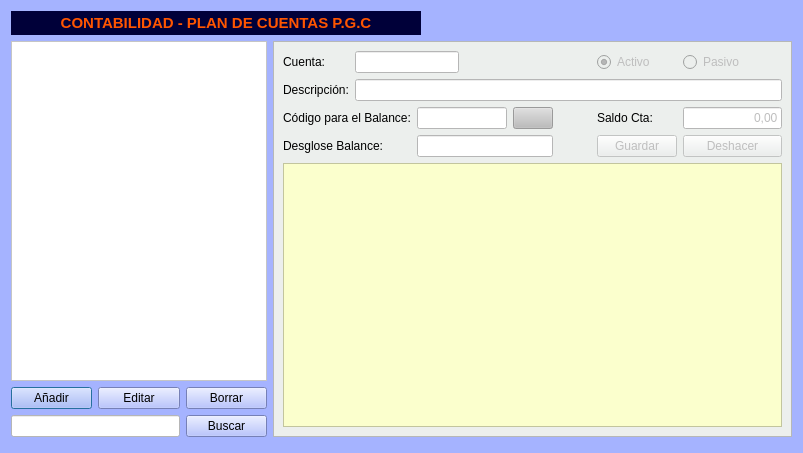
<?xml version="1.0" encoding="UTF-8"?>
<ui version="4.0">
 <class>frmCuadro_cuentas</class>
 <widget class="QDialog" name="frmCuadro_cuentas">
  <property name="geometry">
   <rect>
    <x>0</x>
    <y>0</y>
    <width>803</width>
    <height>453</height>
   </rect>
  </property>
  <property name="windowTitle">
   <string>Cuadro cuentas</string>
  </property>
  <property name="styleSheet">
   <string notr="true">background-color: rgb(165, 179, 255);</string>
  </property>
  <layout class="QGridLayout" name="gridLayout_3">
   <property name="bottomMargin">
    <number>16</number>
   </property>
   <item row="1" column="0">
    <layout class="QGridLayout" name="gridLayout">
     <item row="0" column="0" colspan="3">
      <widget class="QTableView" name="tabla_cuentas">
       <property name="styleSheet">
        <string notr="true">background-color: rgb(255, 255, 255);
alternate-background-color: rgb(255, 233, 219);</string>
       </property>
       <property name="alternatingRowColors">
        <bool>true</bool>
       </property>
       <property name="selectionMode">
        <enum>QAbstractItemView::SingleSelection</enum>
       </property>
       <property name="selectionBehavior">
        <enum>QAbstractItemView::SelectRows</enum>
       </property>
       <attribute name="horizontalHeaderStretchLastSection">
        <bool>true</bool>
       </attribute>
      </widget>
     </item>
     <item row="1" column="0">
      <widget class="QPushButton" name="btnAnadir">
       <property name="text">
        <string>Añadir</string>
       </property>
       <property name="icon">
        <iconset resource="../maya.qrc">
         <normaloff>:/Icons/PNG/add.png</normaloff>:/Icons/PNG/add.png</iconset>
       </property>
      </widget>
     </item>
     <item row="1" column="1">
      <widget class="QPushButton" name="btnEditar">
       <property name="text">
        <string>Editar</string>
       </property>
       <property name="icon">
        <iconset resource="../maya.qrc">
         <normaloff>:/Icons/PNG/edit.png</normaloff>:/Icons/PNG/edit.png</iconset>
       </property>
      </widget>
     </item>
     <item row="1" column="2">
      <widget class="QPushButton" name="btnBorrar">
       <property name="text">
        <string>Borrar</string>
       </property>
       <property name="icon">
        <iconset resource="../maya.qrc">
         <normaloff>:/Icons/PNG/borrar.png</normaloff>:/Icons/PNG/borrar.png</iconset>
       </property>
      </widget>
     </item>
     <item row="2" column="0" colspan="2">
      <widget class="QLineEdit" name="txtcuadro_buscar">
       <property name="styleSheet">
        <string notr="true">background-color: rgb(255, 255, 255);</string>
       </property>
      </widget>
     </item>
     <item row="2" column="2">
      <widget class="QPushButton" name="btnBuscar">
       <property name="text">
        <string>Buscar</string>
       </property>
       <property name="icon">
        <iconset resource="../maya.qrc">
         <normaloff>:/Icons/PNG/search.png</normaloff>:/Icons/PNG/search.png</iconset>
       </property>
      </widget>
     </item>
    </layout>
   </item>
   <item row="0" column="0" colspan="2">
    <widget class="QLabel" name="label_36">
     <property name="minimumSize">
      <size>
       <width>0</width>
       <height>24</height>
      </size>
     </property>
     <property name="maximumSize">
      <size>
       <width>410</width>
       <height>16777215</height>
      </size>
     </property>
     <property name="styleSheet">
      <string notr="true">background-color: rgb(0, 0, 57);</string>
     </property>
     <property name="text">
      <string>&lt;html&gt;&lt;head/&gt;&lt;body&gt;&lt;p&gt;&lt;span style=&quot; font-size:11pt; font-weight:600; color:#ff5500;&quot;&gt;CONTABILIDAD - PLAN DE CUENTAS P.G.C&lt;/span&gt;&lt;/p&gt;&lt;/body&gt;&lt;/html&gt;</string>
     </property>
     <property name="alignment">
      <set>Qt::AlignCenter</set>
     </property>
    </widget>
   </item>
   <item row="0" column="2">
    <widget class="Blinkink" name="blinkink">
     <property name="color" stdset="0">
      <color>
       <red>254</red>
       <green>139</green>
       <blue>38</blue>
      </color>
     </property>
     <property name="icon" stdset="0">
      <pixmap resource="../maya.qrc">:/Icons/PNG/avisos.png</pixmap>
     </property>
     <property name="topTex" stdset="0">
      <string>Hay campos pendientes de rellenar</string>
     </property>
     <property name="bottomTex" stdset="0">
      <string>¡Debe rellenar todos los campos antes de guardar!</string>
     </property>
    </widget>
   </item>
   <item row="1" column="1" colspan="2">
    <widget class="QFrame" name="frame">
     <property name="styleSheet">
      <string notr="true">background-color: #ecefed;</string>
     </property>
     <property name="frameShape">
      <enum>QFrame::StyledPanel</enum>
     </property>
     <property name="frameShadow">
      <enum>QFrame::Raised</enum>
     </property>
     <layout class="QGridLayout" name="gridLayout_2">
      <item row="0" column="1" colspan="2">
       <widget class="QLineEdit" name="txtcodigo_cuenta">
        <property name="enabled">
         <bool>false</bool>
        </property>
        <property name="styleSheet">
         <string notr="true">background-color: rgb(255, 255, 255);</string>
        </property>
       </widget>
      </item>
      <item row="3" column="0" colspan="2">
       <widget class="QLabel" name="label_3">
        <property name="text">
         <string>Código para el Balance:</string>
        </property>
       </widget>
      </item>
      <item row="3" column="2" colspan="2">
       <widget class="QLineEdit" name="txtcodigo_balance">
        <property name="enabled">
         <bool>false</bool>
        </property>
        <property name="maximumSize">
         <size>
          <width>120</width>
          <height>16777215</height>
         </size>
        </property>
        <property name="styleSheet">
         <string notr="true">background-color: rgb(255, 255, 255);</string>
        </property>
       </widget>
      </item>
      <item row="1" column="1" colspan="7">
       <widget class="QLineEdit" name="txtdescripcion_cuenta">
        <property name="enabled">
         <bool>false</bool>
        </property>
        <property name="styleSheet">
         <string notr="true">background-color: rgb(255, 255, 255);</string>
        </property>
       </widget>
      </item>
      <item row="0" column="0">
       <widget class="QLabel" name="label">
        <property name="text">
         <string>Cuenta:</string>
        </property>
       </widget>
      </item>
      <item row="1" column="0">
       <widget class="QLabel" name="label_2">
        <property name="text">
         <string>Descripción:</string>
        </property>
       </widget>
      </item>
      <item row="3" column="5">
       <spacer name="horizontalSpacer_2">
        <property name="orientation">
         <enum>Qt::Horizontal</enum>
        </property>
        <property name="sizeHint" stdset="0">
         <size>
          <width>40</width>
          <height>20</height>
         </size>
        </property>
       </spacer>
      </item>
      <item row="3" column="6">
       <widget class="QLabel" name="label_4">
        <property name="text">
         <string>Saldo Cta:</string>
        </property>
       </widget>
      </item>
      <item row="3" column="7">
       <widget class="QLineEdit" name="txtsaldo_cta">
        <property name="enabled">
         <bool>false</bool>
        </property>
        <property name="maximumSize">
         <size>
          <width>120</width>
          <height>16777215</height>
         </size>
        </property>
        <property name="styleSheet">
         <string notr="true">background-color: rgb(255, 255, 255);</string>
        </property>
        <property name="text">
         <string>0,00</string>
        </property>
        <property name="alignment">
         <set>Qt::AlignRight|Qt::AlignTrailing|Qt::AlignVCenter</set>
        </property>
       </widget>
      </item>
      <item row="0" column="3" colspan="3">
       <spacer name="horizontalSpacer">
        <property name="orientation">
         <enum>Qt::Horizontal</enum>
        </property>
        <property name="sizeHint" stdset="0">
         <size>
          <width>127</width>
          <height>20</height>
         </size>
        </property>
       </spacer>
      </item>
      <item row="5" column="0" colspan="8">
       <widget class="QTableView" name="tableView">
        <property name="enabled">
         <bool>true</bool>
        </property>
        <property name="styleSheet">
         <string notr="true">background-color: rgb(251, 255, 205);
alternate-background-color: rgb(255, 255, 255);</string>
        </property>
       </widget>
      </item>
      <item row="3" column="4">
       <widget class="QPushButton" name="btnCodigoBalance">
        <property name="enabled">
         <bool>false</bool>
        </property>
        <property name="toolTip">
         <string>Constructor  códigos de balance</string>
        </property>
        <property name="autoFillBackground">
         <bool>false</bool>
        </property>
        <property name="styleSheet">
         <string notr="true">background-color: rgb(188, 188, 188);</string>
        </property>
        <property name="text">
         <string/>
        </property>
        <property name="icon">
         <iconset resource="../maya.qrc">
          <normaloff>:/Icons/PNG/build.png</normaloff>:/Icons/PNG/build.png</iconset>
        </property>
       </widget>
      </item>
      <item row="4" column="6">
       <widget class="QPushButton" name="btnguardar">
        <property name="enabled">
         <bool>false</bool>
        </property>
        <property name="text">
         <string>Guardar</string>
        </property>
        <property name="icon">
         <iconset resource="../maya.qrc">
          <normaloff>:/Icons/PNG/OK.png</normaloff>:/Icons/PNG/OK.png</iconset>
        </property>
       </widget>
      </item>
      <item row="4" column="7">
       <widget class="QPushButton" name="btndeshacer">
        <property name="enabled">
         <bool>false</bool>
        </property>
        <property name="text">
         <string>Deshacer</string>
        </property>
        <property name="icon">
         <iconset resource="../maya.qrc">
          <normaloff>:/Icons/PNG/undo.png</normaloff>:/Icons/PNG/undo.png</iconset>
        </property>
       </widget>
      </item>
      <item row="0" column="6">
       <widget class="QRadioButton" name="rad_activo">
        <property name="enabled">
         <bool>false</bool>
        </property>
        <property name="text">
         <string>Activo</string>
        </property>
        <property name="checked">
         <bool>true</bool>
        </property>
       </widget>
      </item>
      <item row="0" column="7">
       <widget class="QRadioButton" name="rad_pasivo">
        <property name="enabled">
         <bool>false</bool>
        </property>
        <property name="text">
         <string>Pasivo</string>
        </property>
       </widget>
      </item>
      <item row="4" column="0" colspan="2">
       <widget class="QLabel" name="label_5">
        <property name="text">
         <string>Desglose Balance:</string>
        </property>
       </widget>
      </item>
      <item row="4" column="2" colspan="3">
       <widget class="QLineEdit" name="txtDesglose_balance">
        <property name="enabled">
         <bool>false</bool>
        </property>
        <property name="styleSheet">
         <string notr="true">background-color: rgb(255, 255, 255);</string>
        </property>
       </widget>
      </item>
     </layout>
    </widget>
   </item>
  </layout>
 </widget>
 <customwidgets>
  <customwidget>
   <class>Blinkink</class>
   <extends>QFrame</extends>
   <header>blinkink.h</header>
  </customwidget>
 </customwidgets>
 <resources>
  <include location="../maya.qrc"/>
 </resources>
 <connections/>
</ui>
